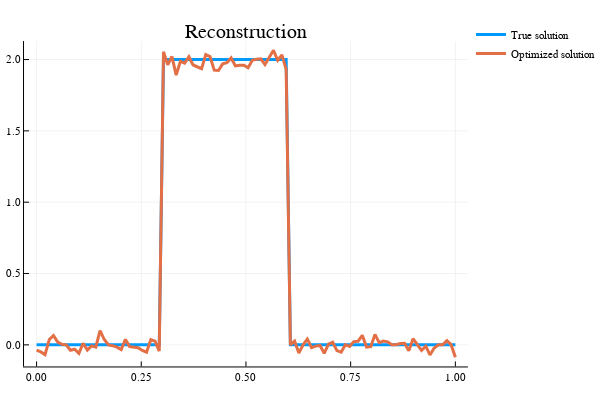

The cell this chart's notebook holds for it:
### Code cell
x=[xt,xbest];

plot(px,x,title="Reconstruction",label=["True solution" "Optimized solution"],lw=3)

### Figure 1 — Plotly figure (JSON) as saved in the notebook; plotly's stock layout.template omitted (floating-point values rounded to 4 significant figures)
{"data": [{"colorbar": {"title": ""}, "legendgroup": "True solution", "line": {"color": "rgba(0, 154, 250, 1.000)", "dash": "solid", "shape": "linear", "width": 3}, "mode": "lines", "name": "True solution", "showlegend": true, "type": "scatter", "x": [0, 0.0101, 0.0202, 0.0303, 0.0404, 0.05051, 0.06061, 0.07071, 0.08081, 0.09091, 0.101, 0.1111, 0.1212, 0.1313, 0.1414, 0.1515, 0.1616, 0.1717, 0.1818, 0.1919, 0.202, 0.2121, 0.2222, 0.2323, 0.2424, 0.2525, 0.2626, 0.2727, 0.2828, 0.2929, 0.303, 0.3131, 0.3232, 0.3333, 0.3434, 0.3535, 0.3636, 0.3737, 0.3838, 0.3939, 0.404, 0.4141, 0.4242, 0.4343, 0.4444, 0.4545, 0.4646, 0.4747, 0.4848, 0.4949, 0.5051, 0.5152, 0.5253, 0.5354, 0.5455, 0.5556, 0.5657, 0.5758, 0.5859, 0.596, 0.6061, 0.6162, 0.6263, 0.6364, 0.6465, 0.6566, 0.6667, 0.6768, 0.6869, 0.697, 0.7071, 0.7172, 0.7273, 0.7374, 0.7475, 0.7576, 0.7677, 0.7778, 0.7879, 0.798, 0.8081, 0.8182, 0.8283, 0.8384, 0.8485, 0.8586, 0.8687, 0.8788, 0.8889, 0.899, 0.9091, 0.9192, 0.9293, 0.9394, 0.9495, 0.9596, 0.9697, 0.9798, 0.9899, 1], "xaxis": "x1", "y": [0, 0, 0, 0, 0, 0, 0, 0, 0, 0, 0, 0, 0, 0, 0, 0, 0, 0, 0, 0, 0, 0, 0, 0, 0, 0, 0, 0, 0, 0, 2, 2, 2, 2, 2, 2, 2, 2, 2, 2, 2, 2, 2, 2, 2, 2, 2, 2, 2, 2, 2, 2, 2, 2, 2, 2, 2, 2, 2, 2, 0, 0, 0, 0, 0, 0, 0, 0, 0, 0, 0, 0, 0, 0, 0, 0, 0, 0, 0, 0, 0, 0, 0, 0, 0, 0, 0, 0, 0, 0, 0, 0, 0, 0, 0, 0, 0, 0, 0, 0], "yaxis": "y1", "zmax": null, "zmin": null}, {"colorbar": {"title": ""}, "legendgroup": "Optimized solution", "line": {"color": "rgba(227, 111, 71, 1.000)", "dash": "solid", "shape": "linear", "width": 3}, "mode": "lines", "name": "Optimized solution", "showlegend": true, "type": "scatter", "x": [0, 0.0101, 0.0202, 0.0303, 0.0404, 0.05051, 0.06061, 0.07071, 0.08081, 0.09091, 0.101, 0.1111, 0.1212, 0.1313, 0.1414, 0.1515, 0.1616, 0.1717, 0.1818, 0.1919, 0.202, 0.2121, 0.2222, 0.2323, 0.2424, 0.2525, 0.2626, 0.2727, 0.2828, 0.2929, 0.303, 0.3131, 0.3232, 0.3333, 0.3434, 0.3535, 0.3636, 0.3737, 0.3838, 0.3939, 0.404, 0.4141, 0.4242, 0.4343, 0.4444, 0.4545, 0.4646, 0.4747, 0.4848, 0.4949, 0.5051, 0.5152, 0.5253, 0.5354, 0.5455, 0.5556, 0.5657, 0.5758, 0.5859, 0.596, 0.6061, 0.6162, 0.6263, 0.6364, 0.6465, 0.6566, 0.6667, 0.6768, 0.6869, 0.697, 0.7071, 0.7172, 0.7273, 0.7374, 0.7475, 0.7576, 0.7677, 0.7778, 0.7879, 0.798, 0.8081, 0.8182, 0.8283, 0.8384, 0.8485, 0.8586, 0.8687, 0.8788, 0.8889, 0.899, 0.9091, 0.9192, 0.9293, 0.9394, 0.9495, 0.9596, 0.9697, 0.9798, 0.9899, 1], "xaxis": "x1", "y": [-0.03743, -0.04957, -0.06833, 0.03758, 0.06497, 0.01905, 0.003642, 2.484e-06, -0.03768, -0.03066, -0.0592, 0.01131, -0.03667, -0.007112, -0.01548, 0.1003, 0.03742, 1.324e-05, -0.005562, -0.01593, -0.03277, 0.03832, -0.01225, -0.01631, -0.01989, -0.03954, -0.05181, 0.03646, 0.02602, -0.04334, 2.055, 1.962, 2.021, 1.89, 1.987, 1.974, 2.019, 1.962, 1.947, 1.936, 2.034, 2.02, 1.926, 1.923, 1.969, 1.978, 2.011, 1.955, 1.96, 1.96, 1.942, 1.995, 2.002, 2.005, 1.965, 2.02, 2.065, 1.995, 2.033, 1.931, 3.744e-05, 0.02607, -0.05792, 0.0007194, 0.03981, -0.01968, -0.008901, -0.004462, -0.05939, 0.005671, 0.01812, -0.0405, -0.05121, 0.000944, -0.01175, 0.02295, 0.02564, 0.06713, -0.01538, -0.01274, 0.07337, 0.01575, 0.02678, 0.0214, 0.0004542, 0.0003832, 0.008799, 0.01115, -0.04204, 0.04291, 0.0008711, -0.03909, -0.00901, -0.07069, -0.02256, 0.0002935, 0.0004919, 0.03001, 0.001291, -0.08681], "yaxis": "y1", "zmax": null, "zmin": null}], "layout": {"annotations": [{"font": {"color": "rgba(0, 0, 0, 1.000)", "family": "sans-serif", "size": 20}, "rotation": 0, "showarrow": false, "text": "Reconstruction", "x": 0.5222, "xanchor": "center", "xref": "paper", "y": 1, "yanchor": "top", "yref": "paper"}], "height": 400, "legend": {"bgcolor": "rgba(255, 255, 255, 1.000)", "bordercolor": "rgba(0, 0, 0, 1.000)", "font": {"color": "rgba(0, 0, 0, 1.000)", "family": "sans-serif", "size": 11}, "tracegroupgap": 0, "x": 1, "y": 1}, "margin": {"b": 20, "l": 0, "r": 0, "t": 20}, "paper_bgcolor": "rgba(255, 255, 255, 1.000)", "plot_bgcolor": "rgba(255, 255, 255, 1.000)", "showlegend": true, "width": 600, "xaxis": {"anchor": "y1", "domain": [0.05101, 0.9934], "gridcolor": "rgba(0, 0, 0, 0.100)", "gridwidth": 0.5, "linecolor": "rgba(0, 0, 0, 1.000)", "mirror": false, "range": [-0.03, 1.03], "showgrid": true, "showline": true, "showticklabels": true, "tickangle": 0, "tickcolor": "rgb(0, 0, 0)", "tickfont": {"color": "rgba(0, 0, 0, 1.000)", "family": "sans-serif", "size": 11}, "tickmode": "array", "ticks": "inside", "ticktext": ["0.00", "0.25", "0.50", "0.75", "1.00"], "tickvals": [0, 0.25, 0.5, 0.75, 1], "title": "", "titlefont": {"color": "rgba(0, 0, 0, 1.000)", "family": "sans-serif", "size": 15}, "type": "-", "visible": true, "zeroline": false, "zerolinecolor": "rgba(0, 0, 0, 1.000)"}, "yaxis": {"anchor": "x1", "domain": [0.03762, 0.9415], "gridcolor": "rgba(0, 0, 0, 0.100)", "gridwidth": 0.5, "linecolor": "rgba(0, 0, 0, 1.000)", "mirror": false, "range": [-0.1514, 2.13], "showgrid": true, "showline": true, "showticklabels": true, "tickangle": 0, "tickcolor": "rgb(0, 0, 0)", "tickfont": {"color": "rgba(0, 0, 0, 1.000)", "family": "sans-serif", "size": 11}, "tickmode": "array", "ticks": "inside", "ticktext": ["0.0", "0.5", "1.0", "1.5", "2.0"], "tickvals": [0, 0.5, 1, 1.5, 2], "title": "", "titlefont": {"color": "rgba(0, 0, 0, 1.000)", "family": "sans-serif", "size": 15}, "type": "-", "visible": true, "zeroline": false, "zerolinecolor": "rgba(0, 0, 0, 1.000)"}}}
